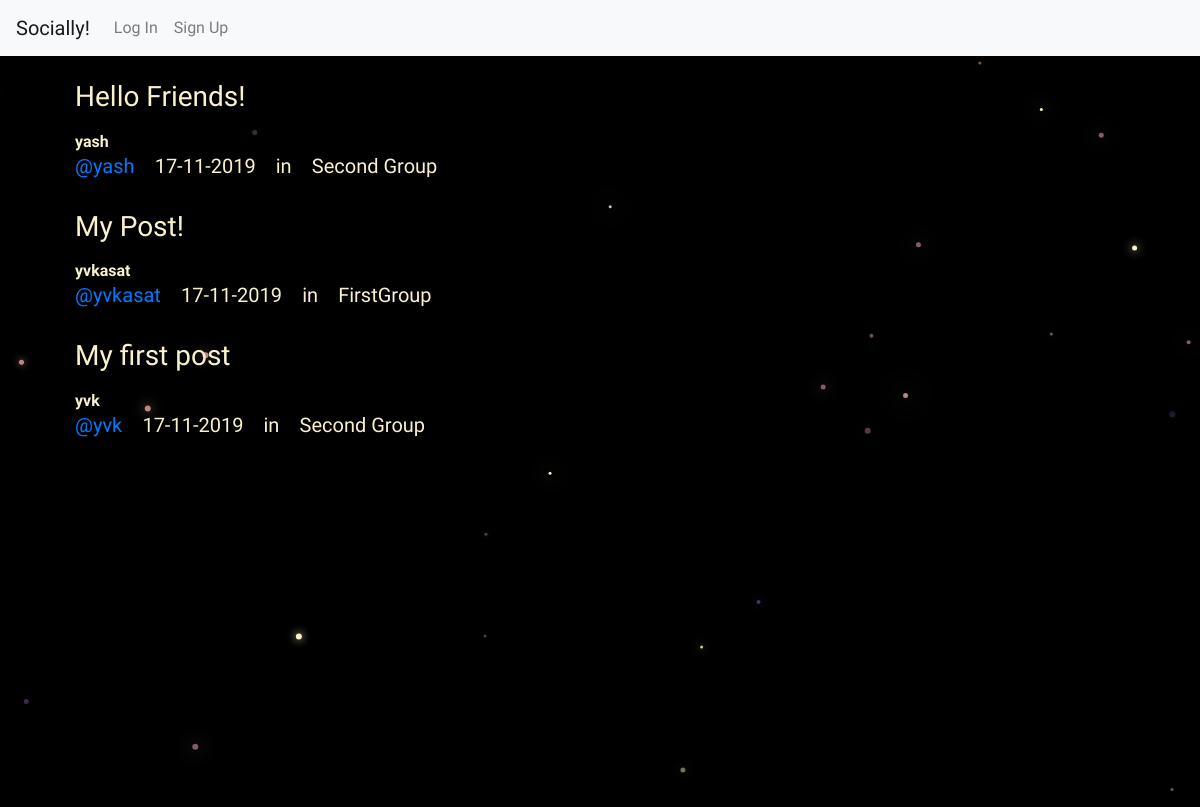
/posts/, run on the app's committed database.
### posts/models.py (models this page shows, shortened)
class Post(models.Model):
    user = models.ForeignKey(User,related_name='posts',on_delete=models.CASCADE)
    created_at = models.DateTimeField(auto_now=True)
    message = models.TextField()
    message_html = models.TextField(editable=False)
    group = models.ForeignKey(Group,related_name='posts',null=True,blank=True,on_delete=models.CASCADE)
    class Meta():
        ordering = ['-created_at']
        unique_together = ['user','message']

### groups/models.py (models this page shows, shortened)
class Group(models.Model):
    name = models.CharField(max_length=255,unique=True)
    slug = models.SlugField(allow_unicode=True,unique=True)
    description = models.TextField(blank=True,default='')
    description_html = models.TextField(editable=False,blank=True)
    members = models.ManyToManyField(User,through='GroupMember')
    class Meta():
        ordering = ['name']

### posts/views.py (the view)
class PostList(SelectRelatedMixin, generic.ListView):
    model = models.Post
    select_related = ("user", "group")

### posts/templates/posts/post_list.html (shortened to what this page needs)
{% extends "posts/post_base.html" %}
{% block post_content %}
<div class="col-md-8">
	{% for post in post_list %}
    {% include "posts/_post.html" %}
	{% endfor %}
</div>
{% endblock %}

### posts/templates/posts/_post.html (shortened to what this page needs)
<div class="post media">
	<div class="media-body">
		<br>
		<h3>{{ post.message_html|safe }}</h3>
		<strong>{{ post.user.username }}</strong>
		<h5 class="media-heading">
			<span class="username"><a href="{% url 'posts:for_user' username=post.user.username %}">@{{ post.user.username }} &ensp;</a></span>
			<time class="time">{{ post.created_at|date:"d-m-Y" }}</time>
			{% if post.group %}
			  <span class="group-name"> &ensp; in &ensp; {{ post.group.name }}</span>
			{% endif %}
		</h5>
	</div>
</div>

### static/simplesocial/css/master.css (style rules this page uses)
html, body { font-family: 'Calistoga',cursive; background: #000000; }

### data on the page
Post: message_html "Hello Friends!", user.username "yash", created_at "17-11-2019", group.name "Second Group"
Post: message_html "My Post!", user.username "yvkasat", created_at "17-11-2019", group.name "FirstGroup"
Post: message_html "My first post", user.username "yvk", created_at "17-11-2019", group.name "Second Group"
